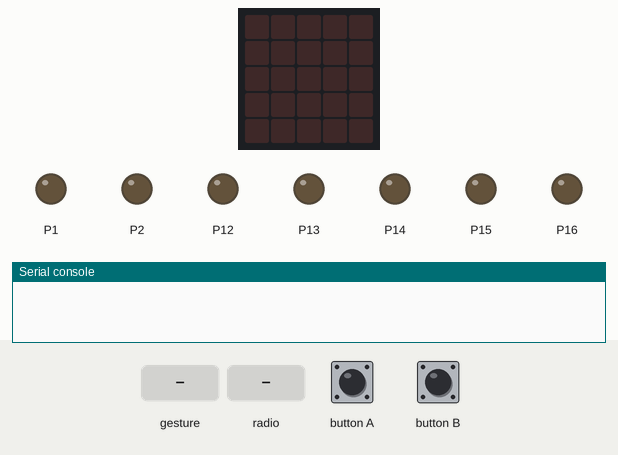
Simulated run of this program. Board: BBC micro:bit (MakeCode). Shown: the board's 5×5 LED display, output pins drawn as LEDs (lit = HIGH), the last lines printed to the serial console. The inputs (shaded band) are chosen by the test bench. No radio messages arrive unless stated (any console line starting 'radio sent:' is added by the test bench); a tilt is held for 1.5 s and a shake lasts 1 s, then the board lies face up again.

Above: at 1.2 s.
1.3 s: gesture 'shake'
At 1.8 s:
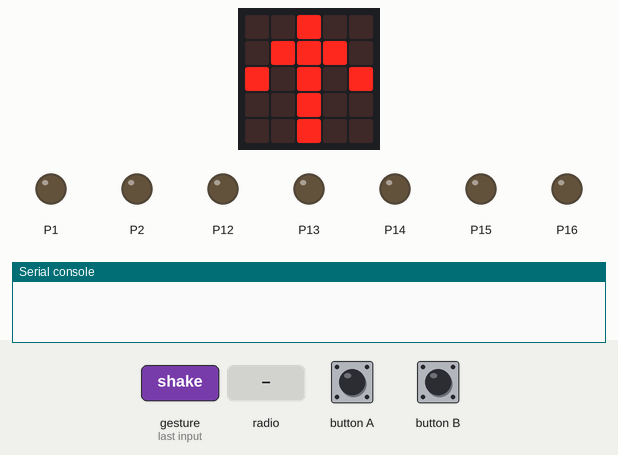
3.6 s: button B pressed for 0.15 s
At 4.1 s:
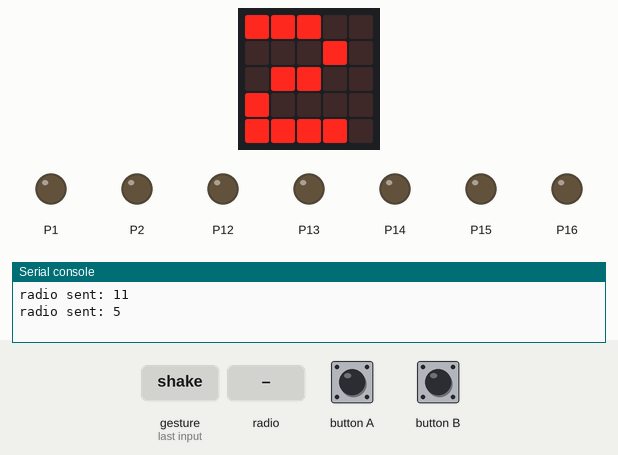
6.0 s: radio message "10" arrives
At 6.4 s:
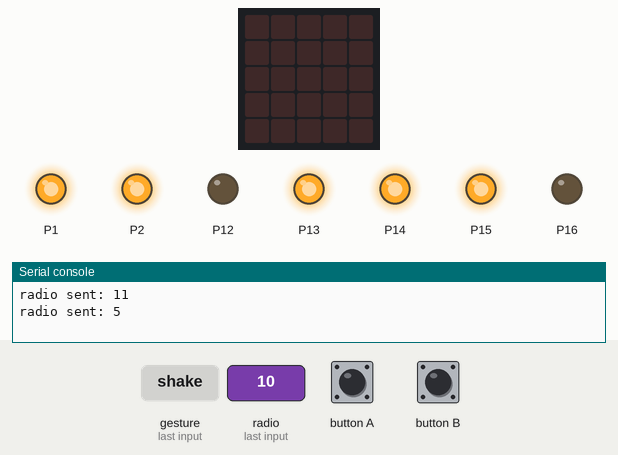
9.0 s: radio message "1" arrives
At 11.4 s:
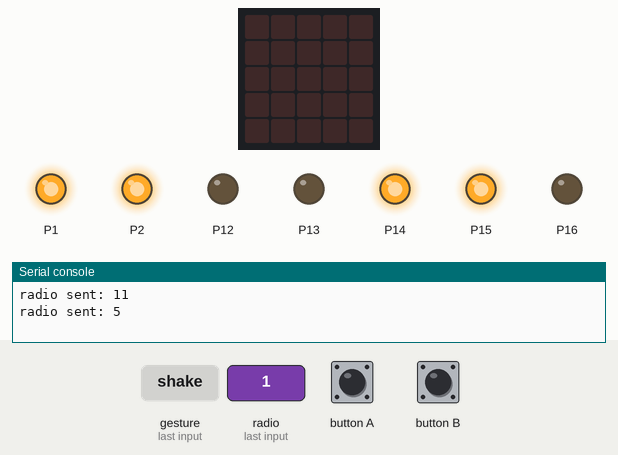
12.0 s: radio message "5" arrives
At 13.2 s:
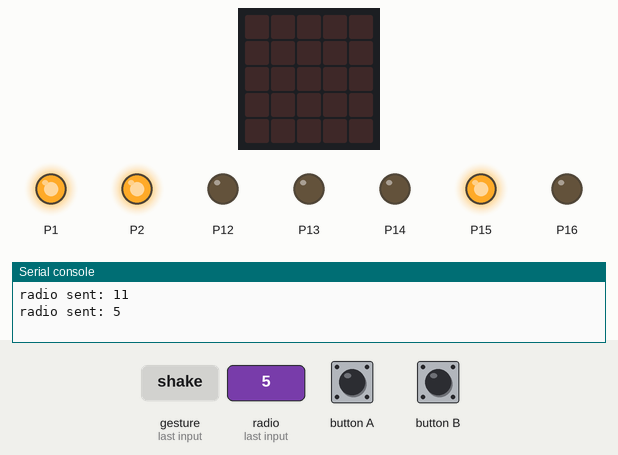
13.5 s: radio message "3" arrives
At 14.5 s:
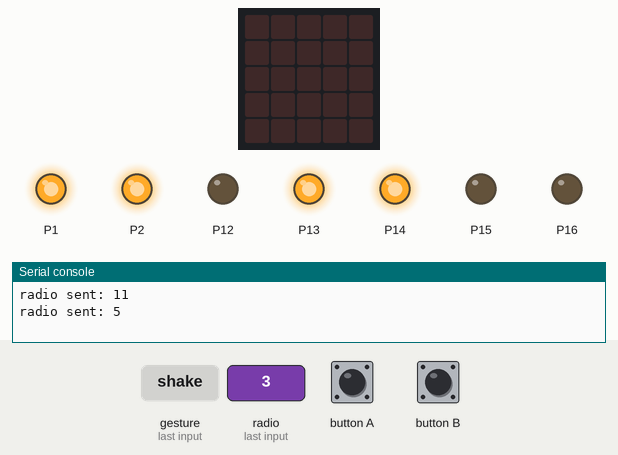
Timing chart, 0 to 16.0 s (numbered marks = the images above; inputs shaded):
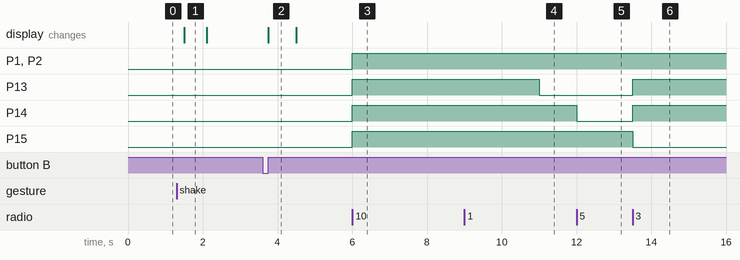

The program:

main.ts
```typescript
let スピード = 0
function 後退モードに切り替え () {
    pins.digitalWritePin(DigitalPin.P14, 1)
    pins.digitalWritePin(DigitalPin.P12, 1)
    pins.digitalWritePin(DigitalPin.P13, 0)
    pins.digitalWritePin(DigitalPin.P15, 0)
    pins.digitalWritePin(DigitalPin.P16, 1)
}
radio.onReceivedNumber(function (receivedNumber) {
    if (receivedNumber == 10) {
        モーターテスト5秒()
    } else if (receivedNumber == 5) {
        停止モード()
    } else if (receivedNumber == 2) {
        前進モードに切り替え()
    } else if (receivedNumber == 1) {
        左折モードに切り替え()
    } else if (receivedNumber == 3) {
        右折モードに切り替え()
    } else if (receivedNumber == 11) {
        スピード += 100
    } else if (receivedNumber == 8) {
        後退モードに切り替え()
    } else {

    }
    pins.analogWritePin(AnalogPin.P1, スピード)
    pins.analogWritePin(AnalogPin.P2, スピード)
})
input.onGesture(Gesture.TiltRight, function () {
    led.enable(true)
    radio.sendNumber(3)
    basic.showNumber(3)
    led.enable(false)
})
function 左折モードに切り替え () {
    pins.digitalWritePin(DigitalPin.P14, 1)
    pins.digitalWritePin(DigitalPin.P12, 0)
    pins.digitalWritePin(DigitalPin.P13, 0)
    pins.digitalWritePin(DigitalPin.P15, 1)
    pins.digitalWritePin(DigitalPin.P16, 0)
}
input.onButtonPressed(Button.A, function () {
    radio.sendNumber(8)
})
input.onGesture(Gesture.TiltLeft, function () {
    led.enable(true)
    radio.sendNumber(1)
    basic.showNumber(1)
    led.enable(false)
})
input.onGesture(Gesture.LogoUp, function () {
    led.enable(true)
    radio.sendNumber(2)
    basic.showNumber(2)
    led.enable(false)
})
function 停止モード () {
    pins.digitalWritePin(DigitalPin.P14, 0)
}
input.onGesture(Gesture.Shake, function () {
    led.enable(true)
    basic.showArrow(ArrowNames.North)
    radio.sendNumber(11)
    led.enable(false)
})
function 右折モードに切り替え () {
    pins.digitalWritePin(DigitalPin.P14, 1)
    pins.digitalWritePin(DigitalPin.P12, 0)
    pins.digitalWritePin(DigitalPin.P13, 1)
    pins.digitalWritePin(DigitalPin.P15, 0)
    pins.digitalWritePin(DigitalPin.P16, 0)
}
input.onButtonPressed(Button.B, function () {
    led.enable(true)
    radio.sendNumber(5)
    basic.showNumber(2)
    led.enable(false)
    停止モード()
})
function モーターテスト5秒 () {
    pins.digitalWritePin(DigitalPin.P14, 1)
    pins.analogWritePin(AnalogPin.P1, 1023)
    pins.digitalWritePin(DigitalPin.P12, 0)
    pins.digitalWritePin(DigitalPin.P13, 1)
    pins.analogWritePin(AnalogPin.P2, 1023)
    pins.digitalWritePin(DigitalPin.P15, 1)
    pins.digitalWritePin(DigitalPin.P16, 0)
    basic.pause(5000)
    pins.digitalWritePin(DigitalPin.P14, 0)
}
function 前進モードに切り替え () {
    pins.digitalWritePin(DigitalPin.P14, 1)
    pins.digitalWritePin(DigitalPin.P12, 0)
    pins.digitalWritePin(DigitalPin.P13, 1)
    pins.digitalWritePin(DigitalPin.P15, 1)
    pins.digitalWritePin(DigitalPin.P16, 0)
}
basic.forever(function () {
    pins.analogWritePin(AnalogPin.P1, スピード)
    pins.analogWritePin(AnalogPin.P2, スピード)
    basic.pause(1000)
    if (0 < スピード) {
        スピード += -1
    }
})
basic.forever(function () {
    スピード += -1
})
```

test.ts
```typescript
// テストはここに来ます。このパッケージが拡張機能として使用されるときにはコンパイルされません。
```

Measured:
- after the input at 1.3 s, the display: changes after 0.20 s (image 1)
- after the input at 3.6 s, the display: changes after 0.15 s (image 2)
- after the input at 6.0 s, P1, P2, P13–15: LOW → HIGH at once
- after the input at 9.0 s, P13: HIGH → LOW after 2.0 s; P14: stays HIGH (without the input it goes to LOW after 2.0 s)
- after the input at 12.0 s, P14: HIGH → LOW at once
- after the input at 13.5 s, P13, P14: LOW → HIGH at once; P15: HIGH → LOW at once
- what the display in image 1 shows lasts 0.6 s, from 1.5 s to 2.1 s
